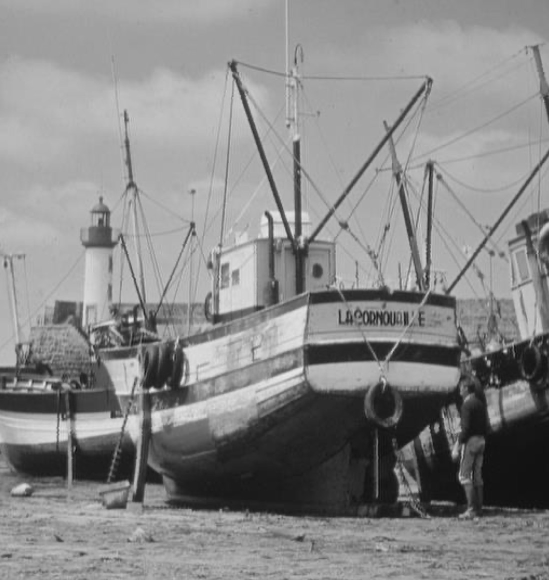
%> input picture tugas-2/task2/test_images/gray1.jpg, 1098 x 1160 px (shown at 1/2 size)
$ octave analyze_nsr_effect.m   (GNU Octave 9; MATLAB toolbox functions it lacks are replaced by stand-ins)
%> lines starting %> are read from the running program, lines starting %| are printed output that depends on the picture
### tugas-2/task7/motion_blur.m
function blurred = motion_blur(img, len, theta)
    % MOTION_BLUR Apply motion blur to an image
    %
    % Inputs:
    %   img   - Input image (grayscale or color)
    %   len   - Length of motion blur in pixels
    %   theta - Angle of motion in degrees
    %
    % Output:
    %   blurred - Motion blurred image

    % Create motion blur PSF (Point Spread Function)
    psf = fspecial('motion', len, theta);

    % Check if image is color or grayscale
    if size(img, 3) == 3
        % Color image: apply to each channel
        blurred = zeros(size(img), class(img));
        for ch = 1:3
            blurred(:,:,ch) = imfilter(img(:,:,ch), psf, 'conv', 'same', 'replicate');
        end
    else
        % Grayscale image
        blurred = imfilter(img, psf, 'conv', 'same', 'replicate');
    end
end

### tugas-2/task7/wiener_filter.m
function restored = wiener_filter(blurred, psf, nsr)
    % WIENER_FILTER Custom Wiener filter implementation for image restoration
    %
    % Inputs:
    %   blurred - Blurred/degraded image (grayscale or color)
    %   psf     - Point Spread Function (degradation kernel)
    %   nsr     - Noise-to-Signal Ratio (K parameter)
    %
    % Output:
    %   restored - Restored image using Wiener filtering
    %
    % Wiener Filter Formula in frequency domain:
    %   F_restored = [H*(s) / (|H|^2 + K)] * G
    %   where H = PSF in freq domain, G = degraded image in freq domain
    %         K = noise-to-signal ratio, H* = complex conjugate of H

    % Get image dimensions
    [M, N, channels] = size(blurred);

    % Convert PSF to same size as image (zero-padded)
    psf_padded = zeros(M, N);
    [psf_m, psf_n] = size(psf);
    psf_padded(1:psf_m, 1:psf_n) = psf;

    % Circular shift PSF to center it
    psf_padded = circshift(psf_padded, [-floor(psf_m/2), -floor(psf_n/2)]);

    % Transform PSF to frequency domain
    H = fft2(psf_padded);

    % Calculate Wiener filter
    % W(u,v) = H*(u,v) / (|H(u,v)|^2 + K)
    H_conj = conj(H);
    H_abs_sq = abs(H).^2;
    wiener_filter_freq = H_conj ./ (H_abs_sq + nsr);

    % Apply to each channel
    if channels == 3
        % Color image
        restored = zeros(M, N, 3, class(blurred));
        for ch = 1:3
            % Transform blurred image to frequency domain
            G = fft2(double(blurred(:,:,ch)));

            % Apply Wiener filter
            F = wiener_filter_freq .* G;

            % Transform back to spatial domain
            restored(:,:,ch) = real(ifft2(F));
        end
    else
        % Grayscale image
        % Transform blurred image to frequency domain
        G = fft2(double(blurred));

        % Apply Wiener filter
        F = wiener_filter_freq .* G;

        % Transform back to spatial domain
        restored = real(ifft2(F));
    end

    % Convert back to original class
    restored = cast(restored, class(blurred));
end

### tugas-2/task7/analyze_nsr_effect.m
%% Analyze Effect of NSR Parameter on Wiener Filter Performance
% This script helps find optimal NSR value

clear; close all; clc;

fprintf('=== NSR Parameter Analysis for Wiener Filter ===\n\n');

%% Load and blur image
img = imread('test_images/gray1.jpg');
%> img is the input picture: size 1160x1098x3 uint8; min 6, max 236, mean 136.3
if size(img, 3) == 3
    img = rgb2gray(img);
%> img: size 1160x1098 uint8
end

% Apply motion blur
motion_length = 25;
motion_angle = 30;
psf = fspecial('motion', motion_length, motion_angle);
blurred = motion_blur(img, motion_length, motion_angle);
%> in motion_blur, `blurred = imfilter(img, psf, 'conv', 'same', 'replicate');`:
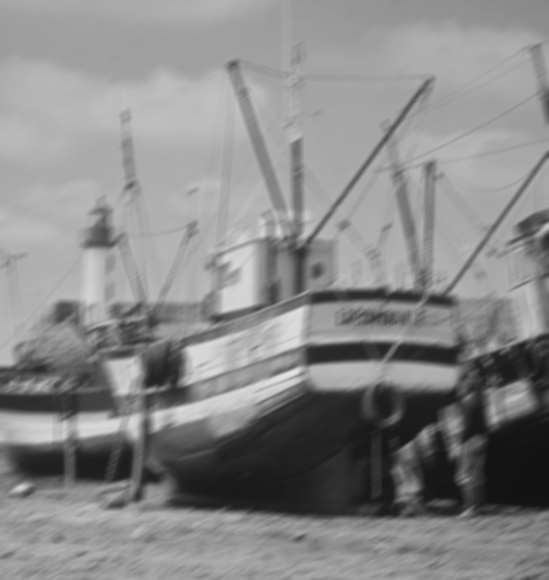
%> blurred: size 1160x1098 uint8 (shown at 1/2 size); min 18, max 227, mean 136.2

%% Test different NSR values
nsr_values = [0.0001, 0.0005, 0.001, 0.005, 0.01, 0.02, 0.05, 0.1, 0.2];
num_nsr = length(nsr_values);

psnr_values = zeros(1, num_nsr);
ssim_values = zeros(1, num_nsr);
mse_values = zeros(1, num_nsr);

fprintf('Testing %d different NSR values...\n', num_nsr);

for i = 1:num_nsr
    restored = wiener_filter(blurred, psf, nsr_values(i));
    psnr_values(i) = psnr(restored, img);
    ssim_values(i) = ssim(restored, img);
    mse_values(i) = immse(restored, img);

    fprintf('NSR=%.4f: PSNR=%.2f dB, SSIM=%.4f, MSE=%.2f\n', ...
            nsr_values(i), psnr_values(i), ssim_values(i), mse_values(i));
end
%> this loop made 9 passes
%| NSR=0.0001: PSNR=16.79 dB, SSIM=0.3512, MSE=1360.36
%| NSR=0.0005: PSNR=21.24 dB, SSIM=0.6463, MSE=489.19
%| NSR=0.0010: PSNR=23.11 dB, SSIM=0.7367, MSE=318.08
%| NSR=0.0050: PSNR=26.55 dB, SSIM=0.8463, MSE=143.95
%| NSR=0.0100: PSNR=27.31 dB, SSIM=0.8604, MSE=120.83
%| NSR=0.0200: PSNR=27.42 dB, SSIM=0.8608, MSE=117.86
%| NSR=0.0500: PSNR=26.04 dB, SSIM=0.8475, MSE=161.88
%| NSR=0.1000: PSNR=23.32 dB, SSIM=0.8309, MSE=302.87
%> (further printed lines are left out)
%> pass 1, in wiener_filter, `restored = real(ifft2(F));`:
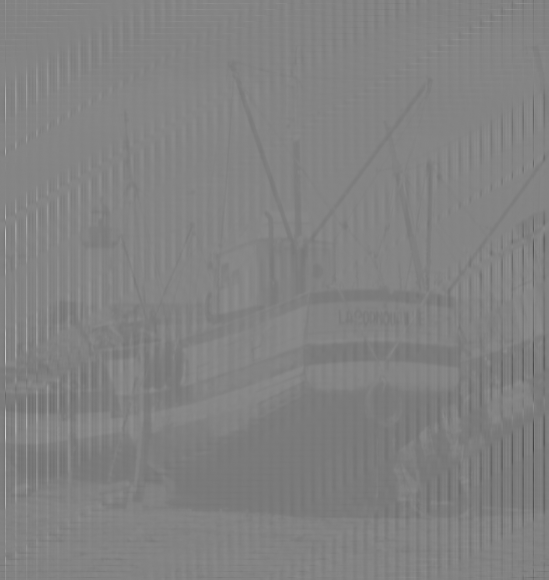
%> restored: size 1160x1098 double (shown at 1/2 size); min -1548.2, max 1750.1, mean 136.2; drawn with min black and max white
%> pass 2, in wiener_filter (call 2), `restored = cast(restored, class(blurred));`:
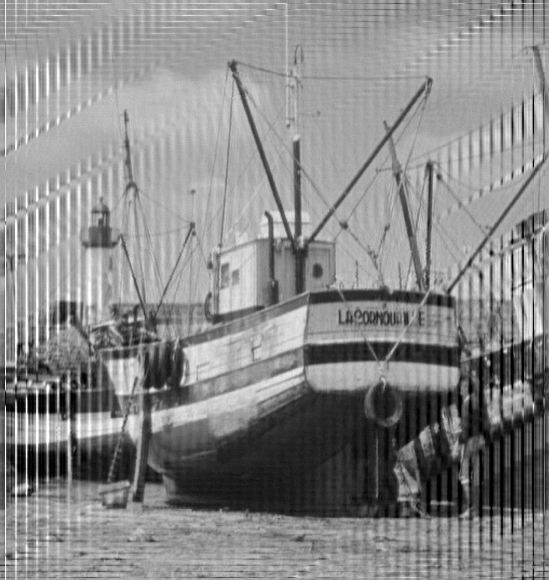
%> restored: size 1160x1098 uint8 (shown at 1/2 size); min 0, max 255, mean 136.4
%> after the loop, mse_values = [1360.4 489.2 318.1 143.9 120.8 117.9 161.9 302.9 737.4]; psnr_values = [16.79 21.24 23.11 26.55 27.31 27.42 26.04 23.32 19.45]; ssim_values = [0.351 0.646 0.737 0.846 0.86 0.861 0.848 0.831 0.806]

%% Find optimal NSR
[max_psnr, idx_psnr] = max(psnr_values);
%> max_psnr = 27.42; idx_psnr = 6
[max_ssim, idx_ssim] = max(ssim_values);
%> max_ssim = 0.861; idx_ssim = 6
[min_mse, idx_mse] = min(mse_values);
%> min_mse = 117.9; idx_mse = 6

fprintf('\nOptimal NSR values:\n');
fprintf('  Best PSNR: NSR=%.4f (%.2f dB)\n', nsr_values(idx_psnr), max_psnr);
%|   Best PSNR: NSR=0.0200 (27.42 dB)
fprintf('  Best SSIM: NSR=%.4f (%.4f)\n', nsr_values(idx_ssim), max_ssim);
%|   Best SSIM: NSR=0.0200 (0.8608)
fprintf('  Best MSE:  NSR=%.4f (%.2f)\n', nsr_values(idx_mse), min_mse);
%|   Best MSE:  NSR=0.0200 (117.86)

%% Plot performance curves
figure('Name', 'NSR Parameter Analysis', 'Position', [100, 100, 1400, 500]);

subplot(1, 3, 1);
semilogx(nsr_values, psnr_values, 'b-o', 'LineWidth', 2, 'MarkerSize', 8);
hold on;
semilogx(nsr_values(idx_psnr), psnr_values(idx_psnr), 'r*', 'MarkerSize', 15, 'LineWidth', 2);
grid on;
xlabel('NSR (Noise-to-Signal Ratio)');
ylabel('PSNR (dB)');
title('PSNR vs NSR');
legend('PSNR', sprintf('Optimal (NSR=%.4f)', nsr_values(idx_psnr)), 'Location', 'best');

subplot(1, 3, 2);
semilogx(nsr_values, ssim_values, 'b-o', 'LineWidth', 2, 'MarkerSize', 8);
hold on;
semilogx(nsr_values(idx_ssim), ssim_values(idx_ssim), 'r*', 'MarkerSize', 15, 'LineWidth', 2);
grid on;
xlabel('NSR (Noise-to-Signal Ratio)');
ylabel('SSIM');
title('SSIM vs NSR');
legend('SSIM', sprintf('Optimal (NSR=%.4f)', nsr_values(idx_ssim)), 'Location', 'best');

subplot(1, 3, 3);
loglog(nsr_values, mse_values, 'b-o', 'LineWidth', 2, 'MarkerSize', 8);
hold on;
loglog(nsr_values(idx_mse), mse_values(idx_mse), 'r*', 'MarkerSize', 15, 'LineWidth', 2);
grid on;
xlabel('NSR (Noise-to-Signal Ratio)');
ylabel('MSE');
title('MSE vs NSR');
legend('MSE', sprintf('Optimal (NSR=%.4f)', nsr_values(idx_mse)), 'Location', 'best');
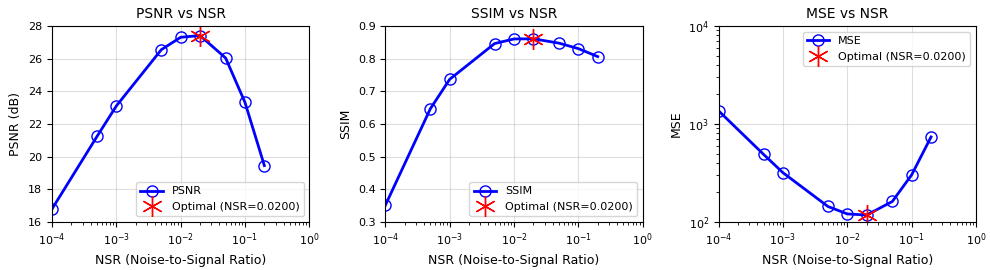
%> figure redrawn from the program's plot data, 3 panels

%% Visual comparison of key NSR values
key_indices = [1, idx_psnr, num_nsr];  % Lowest, optimal, highest
%> key_indices = [1 6 9]
key_nsr = nsr_values(key_indices);
%> key_nsr = [0.0001 0.02 0.2]

figure('Name', 'Visual Comparison of NSR Values', 'Position', [150, 150, 1400, 500]);

subplot(1, 4, 1);
imshow(img);
title('Original');

subplot(1, 4, 2);
imshow(blurred);
title('Blurred');

for i = 1:3
    restored = wiener_filter(blurred, psf, key_nsr(i));
    subplot(1, 4, 2 + i);
    imshow(restored);
    psnr_val = psnr(restored, img);
    title({sprintf('NSR=%.4f', key_nsr(i)); sprintf('PSNR=%.2f dB', psnr_val)});
end
%> this loop made 3 passes
%> psnr_val on passes 1 to 3: 16.79, 27.42, 19.45
%> pass 2, in wiener_filter (call 11), `restored = cast(restored, class(blurred));`:
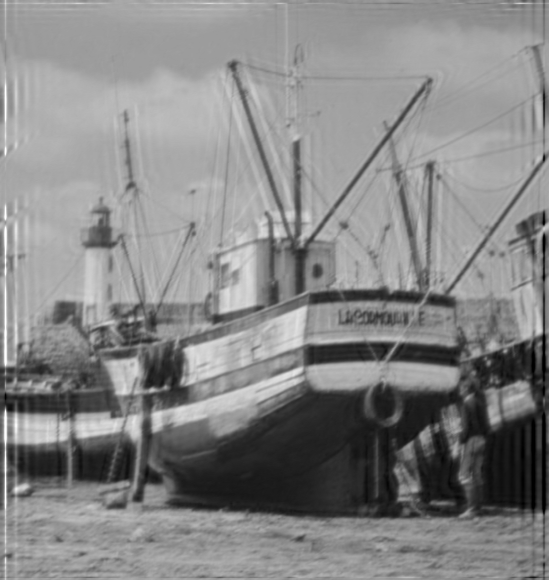
%> restored: size 1160x1098 uint8 (shown at 1/2 size); min 0, max 255, mean 133.6
%> pass 3, in wiener_filter (call 12), `restored = real(ifft2(F));`:
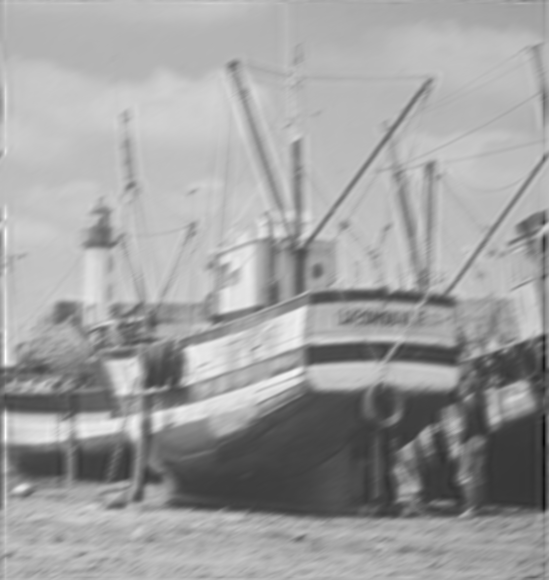
%> restored: size 1160x1098 double (shown at 1/2 size); min -37.48, max 202.8, mean 113.5; drawn with min black and max white
%> pass 3, in wiener_filter (call 12), `restored = cast(restored, class(blurred));`:
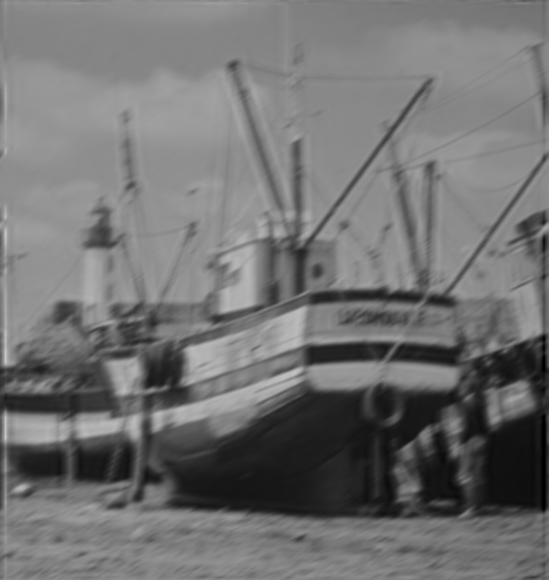
%> restored: size 1160x1098 uint8 (shown at 1/2 size); min 0, max 203, mean 113.5

fprintf('\nAnalysis completed!\n');

$ run again, with tugas-2/task2/test_images/gray3.jpg copied over tugas-2/task2/test_images/gray1.jpg
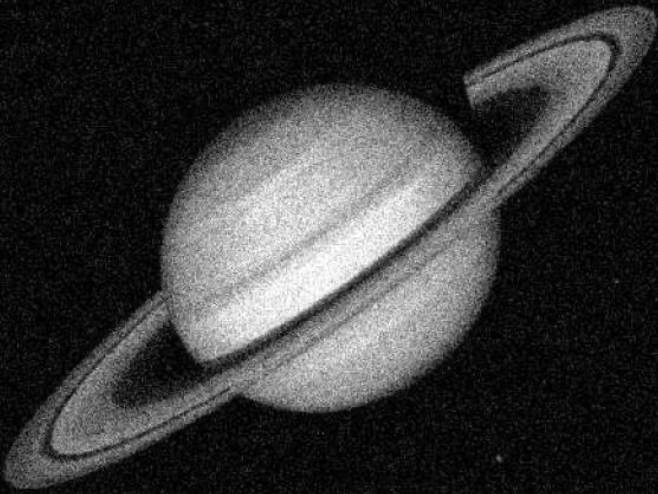
%> input picture tugas-2/task2/test_images/gray3.jpg, 1316 x 988 px (shown at 1/2 size)
%> img is the input picture: size 988x1316x3 uint8; min 0, max 255, mean 56.6
%> img: size 988x1316 uint8
%> the loop `for i = 1:num_nsr` made 9 passes
%| NSR=0.0001: PSNR=28.28 dB, SSIM=0.6412, MSE=96.61
%| NSR=0.0005: PSNR=32.31 dB, SSIM=0.8181, MSE=38.23
%| NSR=0.0010: PSNR=33.34 dB, SSIM=0.8577, MSE=30.16
%| NSR=0.0050: PSNR=33.03 dB, SSIM=0.8720, MSE=32.37
%| NSR=0.0100: PSNR=32.03 dB, SSIM=0.8492, MSE=40.71
%> (further printed lines are left out)
%> after the loop `for i = 1:num_nsr`: mse_values = [96.61 38.23 30.16 32.37 40.71 53.69 84.85 144 307.5]; psnr_values = [28.28 32.31 33.34 33.03 32.03 30.83 28.84 26.55 23.25]; ssim_values = [0.641 0.818 0.858 0.872 0.849 0.814 0.76 0.72 0.682]
%> max_psnr = 33.34; idx_psnr = 3
%> max_ssim = 0.872; idx_ssim = 4
%> min_mse = 30.16; idx_mse = 3
%|   Best PSNR: NSR=0.0010 (33.34 dB)
%|   Best SSIM: NSR=0.0050 (0.8720)
%|   Best MSE:  NSR=0.0010 (30.16)
%> `legend('MSE', sprintf('Optimal (NSR=%.4f)', nsr_values(idx_mse)), 'Loc..`:
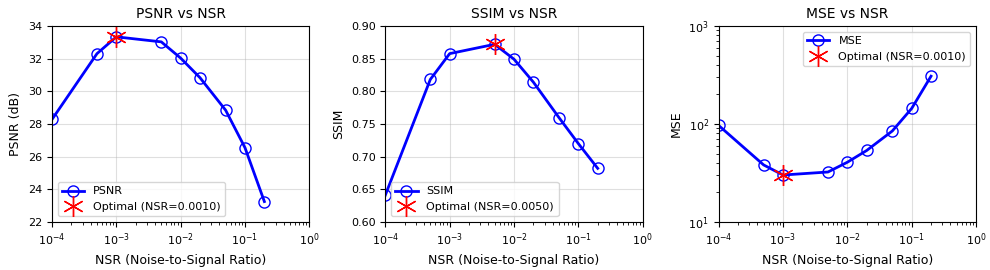
%> figure redrawn from the program's plot data, 3 panels
%> key_indices = [1 3 9]
%> key_nsr = [0.0001 0.001 0.2]
%> the loop `for i = 1:3` made 3 passes
%> psnr_val on passes 1 to 3: 28.28, 33.34, 23.25
%> pass 3, in wiener_filter (call 12), `restored = cast(restored, class(blurred));`:
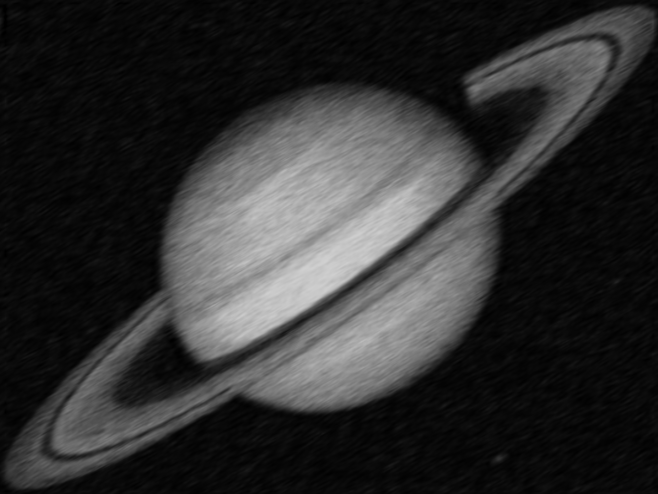
%> restored: size 988x1316 uint8 (shown at 1/2 size); min 0, max 208, mean 47.2

$ run again, with tugas-2/task2/test_images/gray4.jpg copied over tugas-2/task2/test_images/gray1.jpg
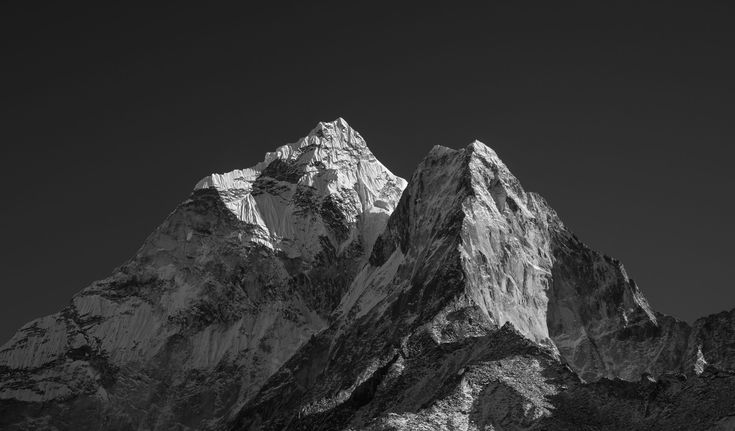
%> input picture tugas-2/task2/test_images/gray4.jpg, 735 x 431 px
%> img is the input picture: size 431x735x3 uint8; min 0, max 255, mean 52.6
%> img: size 431x735 uint8
%> the loop `for i = 1:num_nsr` made 9 passes
%| NSR=0.0001: PSNR=21.49 dB, SSIM=0.4975, MSE=461.26
%| NSR=0.0005: PSNR=24.97 dB, SSIM=0.6858, MSE=207.22
%| NSR=0.0010: PSNR=26.15 dB, SSIM=0.7498, MSE=157.91
%| NSR=0.0050: PSNR=27.10 dB, SSIM=0.8094, MSE=126.66
%| NSR=0.0100: PSNR=26.80 dB, SSIM=0.8055, MSE=135.87
%> (further printed lines are left out)
%> after the loop `for i = 1:num_nsr`: mse_values = [461.3 207.2 157.9 126.7 135.9 153 185.1 228 320.6]; psnr_values = [21.49 24.97 26.15 27.1 26.8 26.28 25.46 24.55 23.07]; ssim_values = [0.497 0.686 0.75 0.809 0.806 0.792 0.769 0.75 0.725]
%> max_psnr = 27.1; idx_psnr = 4
%> max_ssim = 0.809; idx_ssim = 4
%> min_mse = 126.7; idx_mse = 4
%|   Best PSNR: NSR=0.0050 (27.10 dB)
%|   Best SSIM: NSR=0.0050 (0.8094)
%|   Best MSE:  NSR=0.0050 (126.66)
%> key_indices = [1 4 9]
%> key_nsr = [0.0001 0.005 0.2]
%> the loop `for i = 1:3` made 3 passes
%> psnr_val on passes 1 to 3: 21.49, 27.1, 23.07
%> pass 3, in wiener_filter (call 12), `restored = cast(restored, class(blurred));`:
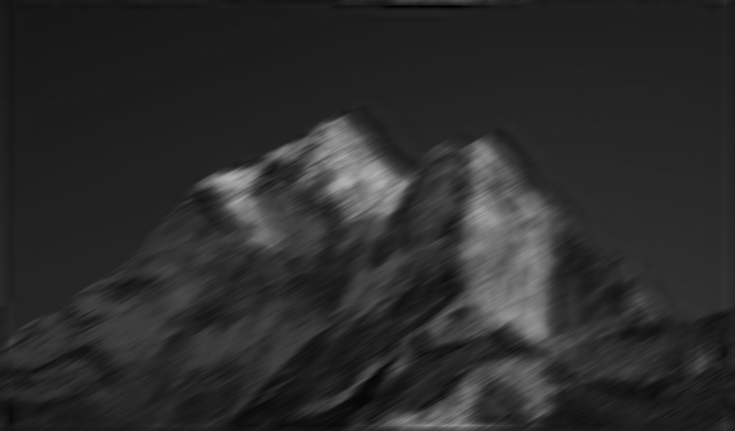
%> restored: size 431x735 uint8; min 0, max 177, mean 43.8
